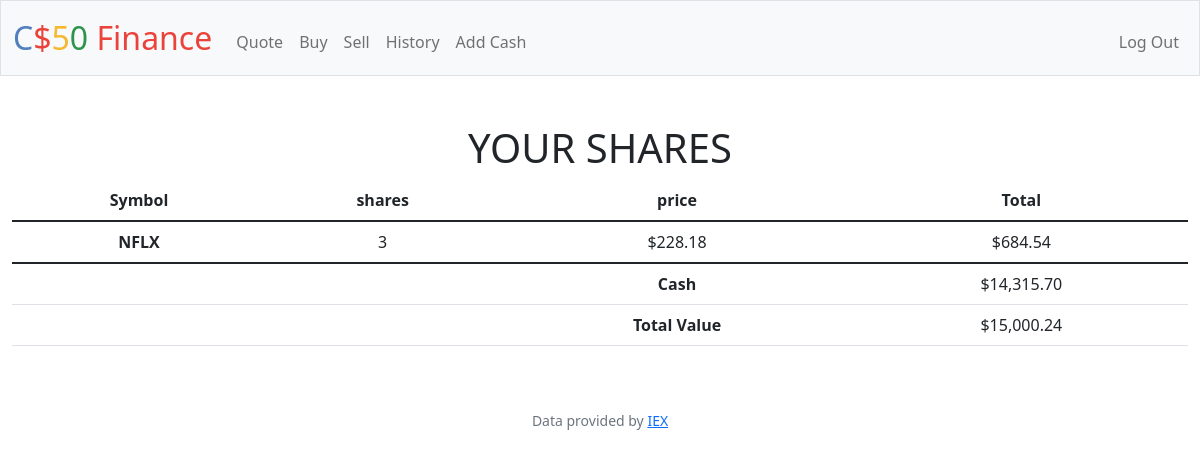
/ (signed in), run on the app's committed database.
### tables this page shows
CREATE TABLE 'transactions' ('id' INTEGER PRIMARY KEY AUTOINCREMENT NOT NULL, 'user_id' INTEGER NOT NULL, 'symbol' TEXT NOT NULL, 'shares' INTEGER NOT NULL, 'price' REAL NOT NULL, 'date' DATETIME NOT NULL);

CREATE TABLE users (id INTEGER PRIMARY KEY AUTOINCREMENT NOT NULL, username TEXT NOT NULL, hash TEXT NOT NULL, cash NUMERIC NOT NULL DEFAULT 10000.00);

### app.py (the view)
@app.route("/")
@login_required
def index():
    user_id = session["user_id"]
    user_cash_db = db.execute("SELECT cash FROM users WHERE id = ?", user_id)
    user_cash = user_cash_db[0]["cash"]
    transctions = db.execute("SELECT symbol, SUM(shares) AS shares, price FROM transactions WHERE user_id = ? GROUP BY symbol HAVING SUM(shares) > 1", user_id)
    shares_value = 0
    for row in transctions:
        shares_value += row["price"] * row["shares"]
    return render_template("index.html", database = transctions, cash = user_cash, shares_value=shares_value)

### app.py (called while the page is built)
@app.after_request
def after_request(response):
    response.headers["Cache-Control"] = "no-cache, no-store, must-revalidate"
    response.headers["Expires"] = 0
    response.headers["Pragma"] = "no-cache"
    return response

### helpers.py (called while the page is built)
def login_required(f):
    @wraps(f)
    def decorated_function(*args, **kwargs):
        if session.get("user_id") is None:
            return redirect("/login")
        return f(*args, **kwargs)
    return decorated_function

def usd(value):
    return f"${value:,.2f}"

### templates/index.html (shortened to what this page needs)
{% extends "layout.html" %}
{% block main %}
<h1>YOUR SHARES</h1>
<table class="table">
    <thead>
        <tr>
            <th>Symbol</th>
            <th>shares</th>
            <th>price</th>
            <th>Total</th>
        </tr>
    </thead>
    <tbody>
        {% for row in database %}
        <tr>
            <th scope="row">{{ row["symbol"] }}</th>
            <td>{{ row["shares"] }}</td>
            <td>{{ row["price"] | usd}}</td>
            <td>{{ (row["shares"] * row["price"]) | usd}}</td>
        </tr>
        {% endfor %}
    </tbody>
    <tfooter>
        <tr>
            <td></td>
            <td></td>
            <th>Cash</th>
            <td>{{ cash | usd}}</td>
        </tr>
        <tr>
            <td></td>
            <td></td>
            <th>Total Value</th>
            <td>{{ (shares_value + cash) | usd}}</td>
        </tr>
    </tfooter>
</table>
{% endblock %}

### data on the page
transactions: symbol "NFLX", shares "3", price "$228.18", shares "$684.54"
users: cash "$14,315.70", (shares_value+cash)|usd "$15,000.24"
